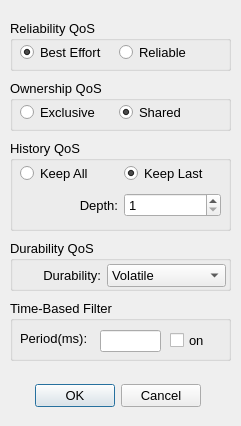
<?xml version="1.0" encoding="UTF-8"?>
<ui version="4.0">
 <class>ReaderQos</class>
 <widget class="QDialog" name="ReaderQos">
  <property name="windowModality">
   <enum>Qt::ApplicationModal</enum>
  </property>
  <property name="geometry">
   <rect>
    <x>0</x>
    <y>0</y>
    <width>241</width>
    <height>426</height>
   </rect>
  </property>
  <property name="windowTitle">
   <string>Reader QoS</string>
  </property>
  <widget class="QDialogButtonBox" name="OKButt">
   <property name="geometry">
    <rect>
     <x>30</x>
     <y>380</y>
     <width>171</width>
     <height>32</height>
    </rect>
   </property>
   <property name="font">
    <font>
     <family>Lucida Grande</family>
     <pointsize>10</pointsize>
    </font>
   </property>
   <property name="orientation">
    <enum>Qt::Horizontal</enum>
   </property>
   <property name="standardButtons">
    <set>QDialogButtonBox::Cancel|QDialogButtonBox::Ok</set>
   </property>
  </widget>
  <widget class="QGroupBox" name="groupBox">
   <property name="geometry">
    <rect>
     <x>10</x>
     <y>20</y>
     <width>221</width>
     <height>51</height>
    </rect>
   </property>
   <property name="font">
    <font>
     <family>Lucida Grande</family>
     <pointsize>10</pointsize>
    </font>
   </property>
   <property name="title">
    <string>Reliability QoS</string>
   </property>
   <widget class="QWidget" name="horizontalLayoutWidget">
    <property name="geometry">
     <rect>
      <x>10</x>
      <y>20</y>
      <width>191</width>
      <height>26</height>
     </rect>
    </property>
    <property name="font">
     <font>
      <family>Lucida Grande</family>
      <pointsize>10</pointsize>
     </font>
    </property>
    <layout class="QHBoxLayout" name="horizontalLayout11">
     <item>
      <widget class="QRadioButton" name="bestEffortRButt">
       <property name="font">
        <font>
         <family>Lucida Grande</family>
         <pointsize>10</pointsize>
        </font>
       </property>
       <property name="text">
        <string>Best Effort</string>
       </property>
       <property name="checked">
        <bool>true</bool>
       </property>
       <attribute name="buttonGroup">
        <string notr="true">reliabilityButtonGroup</string>
       </attribute>
      </widget>
     </item>
     <item>
      <widget class="QRadioButton" name="reliableRButt">
       <property name="font">
        <font>
         <family>Lucida Grande</family>
         <pointsize>10</pointsize>
        </font>
       </property>
       <property name="text">
        <string>Reliable</string>
       </property>
       <attribute name="buttonGroup">
        <string notr="true">reliabilityButtonGroup</string>
       </attribute>
      </widget>
     </item>
    </layout>
   </widget>
  </widget>
  <widget class="QGroupBox" name="groupBox_4">
   <property name="geometry">
    <rect>
     <x>10</x>
     <y>240</y>
     <width>221</width>
     <height>51</height>
    </rect>
   </property>
   <property name="font">
    <font>
     <family>Lucida Grande</family>
     <pointsize>10</pointsize>
    </font>
   </property>
   <property name="title">
    <string>Durability QoS</string>
   </property>
   <widget class="QWidget" name="horizontalLayoutWidget_5">
    <property name="geometry">
     <rect>
      <x>10</x>
      <y>20</y>
      <width>206</width>
      <height>31</height>
     </rect>
    </property>
    <property name="font">
     <font>
      <family>Lucida Grande</family>
      <pointsize>10</pointsize>
     </font>
    </property>
    <layout class="QHBoxLayout" name="horizontalLayout_6">
     <item>
      <widget class="QLabel" name="label_3">
       <property name="font">
        <font>
         <family>Lucida Grande</family>
         <pointsize>10</pointsize>
        </font>
       </property>
       <property name="text">
        <string>Durability:</string>
       </property>
       <property name="alignment">
        <set>Qt::AlignRight|Qt::AlignTrailing|Qt::AlignVCenter</set>
       </property>
      </widget>
     </item>
     <item>
      <widget class="QComboBox" name="durabilityComboBox">
       <property name="font">
        <font>
         <family>Lucida Grande</family>
         <pointsize>10</pointsize>
        </font>
       </property>
       <item>
        <property name="text">
         <string>Volatile</string>
        </property>
       </item>
       <item>
        <property name="text">
         <string>Transient Local</string>
        </property>
       </item>
        <item>
        <property name="text">
         <string>Transient</string>
        </property>
       </item>
       <item>
        <property name="text">
         <string>Persistent</string>
        </property>
       </item>
      </widget>
     </item>
    </layout>
   </widget>
  </widget>
  <widget class="QGroupBox" name="groupBox_5">
   <property name="geometry">
    <rect>
     <x>10</x>
     <y>140</y>
     <width>221</width>
     <height>91</height>
    </rect>
   </property>
   <property name="font">
    <font>
     <family>Lucida Grande</family>
     <pointsize>10</pointsize>
    </font>
   </property>
   <property name="title">
    <string>History QoS</string>
   </property>
   <widget class="QWidget" name="verticalLayoutWidget_2">
    <property name="geometry">
     <rect>
      <x>10</x>
      <y>20</y>
      <width>201</width>
      <height>61</height>
     </rect>
    </property>
    <property name="font">
     <font>
      <family>Lucida Grande</family>
      <pointsize>10</pointsize>
     </font>
    </property>
    <layout class="QVBoxLayout" name="verticalLayout_2">
     <item>
      <layout class="QHBoxLayout" name="horizontalLayout_7">
       <item>
        <widget class="QRadioButton" name="keepAllRButt">
         <property name="font">
          <font>
           <family>Lucida Grande</family>
           <pointsize>10</pointsize>
          </font>
         </property>
         <property name="text">
          <string>Keep All</string>
         </property>
        </widget>
       </item>
       <item>
        <widget class="QRadioButton" name="keepLastRButton">
         <property name="font">
          <font>
           <family>Lucida Grande</family>
           <pointsize>10</pointsize>
          </font>
         </property>
         <property name="text">
          <string>Keep Last</string>
         </property>
         <property name="checked">
          <bool>true</bool>
         </property>
        </widget>
       </item>
      </layout>
     </item>
     <item>
      <layout class="QHBoxLayout" name="horizontalLayout_8">
       <item>
        <widget class="QLabel" name="label_4">
         <property name="font">
          <font>
           <family>Lucida Grande</family>
           <pointsize>10</pointsize>
          </font>
         </property>
         <property name="text">
          <string>Depth:</string>
         </property>
         <property name="alignment">
          <set>Qt::AlignRight|Qt::AlignTrailing|Qt::AlignVCenter</set>
         </property>
        </widget>
       </item>
       <item>
        <widget class="QSpinBox" name="depthSpinBox">
         <property name="font">
          <font>
           <family>Lucida Grande</family>
           <pointsize>10</pointsize>
          </font>
         </property>
         <property name="minimum">
          <number>1</number>
         </property>
         <property name="maximum">
          <number>100</number>
         </property>
        </widget>
       </item>
      </layout>
     </item>
    </layout>
   </widget>
  </widget>
  <widget class="QGroupBox" name="groupBox_2">
   <property name="geometry">
    <rect>
     <x>10</x>
     <y>80</y>
     <width>221</width>
     <height>51</height>
    </rect>
   </property>
   <property name="font">
    <font>
     <family>Lucida Grande</family>
     <pointsize>10</pointsize>
    </font>
   </property>
   <property name="title">
    <string>Ownership QoS</string>
   </property>
   <widget class="QWidget" name="horizontalLayoutWidget_2">
    <property name="geometry">
     <rect>
      <x>10</x>
      <y>20</y>
      <width>191</width>
      <height>26</height>
     </rect>
    </property>
    <property name="font">
     <font>
      <family>Lucida Grande</family>
      <pointsize>10</pointsize>
     </font>
    </property>
    <layout class="QHBoxLayout" name="horizontalLayout">
     <item>
      <widget class="QRadioButton" name="exclusiveRButt">
       <property name="font">
        <font>
         <family>Lucida Grande</family>
         <pointsize>10</pointsize>
        </font>
       </property>
       <property name="text">
        <string>Exclusive</string>
       </property>
       <attribute name="buttonGroup">
        <string notr="true">buttonGroup</string>
       </attribute>
      </widget>
     </item>
     <item>
      <widget class="QRadioButton" name="sharedRButt">
       <property name="font">
        <font>
         <family>Lucida Grande</family>
         <pointsize>10</pointsize>
        </font>
       </property>
       <property name="text">
        <string>Shared</string>
       </property>
       <property name="checked">
        <bool>true</bool>
       </property>
       <attribute name="buttonGroup">
        <string notr="true">buttonGroup</string>
       </attribute>
      </widget>
     </item>
    </layout>
   </widget>
  </widget>
  <widget class="QGroupBox" name="groupBox_3">
   <property name="geometry">
    <rect>
     <x>10</x>
     <y>300</y>
     <width>221</width>
     <height>61</height>
    </rect>
   </property>
   <property name="font">
    <font>
     <pointsize>10</pointsize>
    </font>
   </property>
   <property name="title">
    <string>Time-Based Filter</string>
   </property>
   <widget class="QCheckBox" name="timeBasedFilterActive">
    <property name="geometry">
     <rect>
      <x>160</x>
      <y>30</y>
      <width>41</width>
      <height>20</height>
     </rect>
    </property>
    <property name="font">
     <font>
      <pointsize>10</pointsize>
     </font>
    </property>
    <property name="text">
     <string>on</string>
    </property>
   </widget>
   <widget class="QLabel" name="periodLabel">
    <property name="geometry">
     <rect>
      <x>10</x>
      <y>30</y>
      <width>71</width>
      <height>16</height>
     </rect>
    </property>
    <property name="font">
     <font>
      <pointsize>10</pointsize>
     </font>
    </property>
    <property name="text">
     <string>Period(ms):</string>
    </property>
   </widget>
   <widget class="QLineEdit" name="timeBasedFilterValue">
    <property name="geometry">
     <rect>
      <x>90</x>
      <y>30</y>
      <width>61</width>
      <height>22</height>
     </rect>
    </property>
    <property name="font">
     <font>
      <pointsize>10</pointsize>
     </font>
    </property>
   </widget>
  </widget>
 </widget>
 <resources/>
 <connections>
  <connection>
   <sender>OKButt</sender>
   <signal>accepted()</signal>
   <receiver>ReaderQos</receiver>
   <slot>accept()</slot>
   <hints>
    <hint type="sourcelabel">
     <x>168</x>
     <y>250</y>
    </hint>
    <hint type="destinationlabel">
     <x>157</x>
     <y>274</y>
    </hint>
   </hints>
  </connection>
  <connection>
   <sender>OKButt</sender>
   <signal>rejected()</signal>
   <receiver>ReaderQos</receiver>
   <slot>reject()</slot>
   <hints>
    <hint type="sourcelabel">
     <x>190</x>
     <y>250</y>
    </hint>
    <hint type="destinationlabel">
     <x>221</x>
     <y>274</y>
    </hint>
   </hints>
  </connection>
 </connections>
 <buttongroups>
  <buttongroup name="reliabilityButtonGroup"/>
  <buttongroup name="buttonGroup"/>
 </buttongroups>
</ui>
